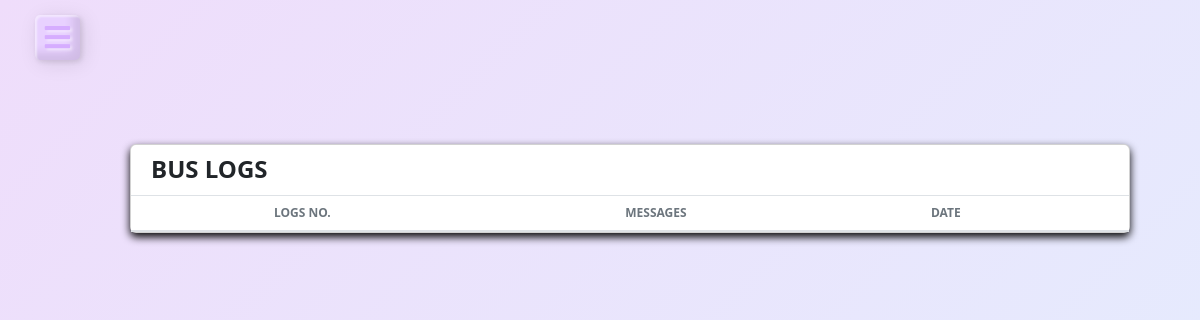
The page /Passenger/buslogs.php on the database as committed earlier.
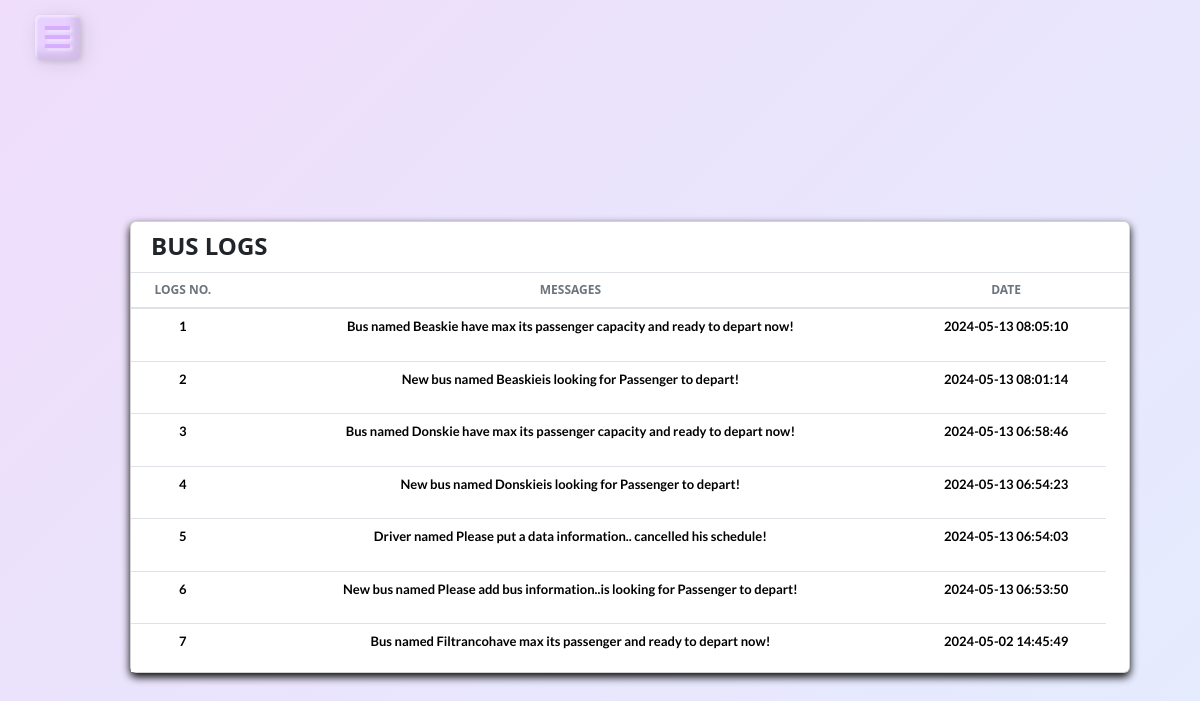
The same page on the database as committed later.
### tables this page shows
CREATE TABLE `logs` (
  `id` int(11) NOT NULL,
  `message` varchar(255) NOT NULL,
  `date` timestamp NOT NULL DEFAULT current_timestamp() ON UPDATE current_timestamp()
);

### Passenger/buslogs.php (the view, shortened to what this page needs)
<?php
     include('../connnection/conn.php');
     include('../includes/PassengerSidebar.php');
?>
<!DOCTYPE html>
<html lang="en">
<head>
    <link rel="stylesheet" href="profile.css">
    <link href="https://stackpath.bootstrapcdn.com/bootstrap/4.5.2/css/bootstrap.min.css" rel="stylesheet">
    <link href="https://cdn.jsdelivr.net/npm/bootstrap@5.3.3/dist/css/bootstrap.min.css" rel="stylesheet">
    <link href='https://unpkg.com/boxicons@2.0.7/css/boxicons.min.css' rel='stylesheet'>
</head>
<body>
    <div class="frame">
        <div class="card">
        <h4 style = "font-weight: bolder; position: absolute; left: 0; margin-left: 20px; margin-top: 10px;">BUS LOGS</h4>
        <div class="table-wrapper" style="max-height: 400px; overflow-y: auto;">
            <table class="table align-items-center mb-0" style = "font-size: 12px;">
                  <thead>
                    <tr>
                      <th class="text-uppercase text-secondary text-xxs font-weight-bolder opacity-7">Logs No.</th>
                      <th class="text-uppercase text-secondary text-xxs font-weight-bolder opacity-7 ps-2">Messages</th>
                      <th class="text-center text-uppercase text-secondary text-xxs font-weight-bolder opacity-7">Date</th>
                      <th class="text-secondary opacity-7"></th>
                    </tr>
                  </thead>
                  <tbody>
                    <?php
                                $sqlfoRAllSchedule = "SELECT * FROM logs ORDER BY id DESC";
                                $query = mysqli_query($conn,$sqlfoRAllSchedule);
                                $count = 1;
                                while($check = mysqli_fetch_assoc($query)){
                    ?>
                    <tr>
                    <td>
                        <p style = "color: black; font-size: 13px; font-weight: bold;"><?php echo $count ?></p>
                      </td>
                      <td>
                        <p style = "color: black; font-size: 13px; font-weight: bold;"><?php echo $check['message'] ?></p>
                      </td>
                      <td>
                        <p style = "color: black; font-size: 13px; font-weight: bold;"><?php echo $check['date'] ?></p>
                      </td>
                    </tr>
                        <?php
                        $count++;
                          }
                            ?>
                  </tbody>
                </table>
            </div>
  </div>
</div>
</body>
</html>

Rows that differ between the two databases and show on the page:
added logs: message "Bus named Beaskie have max its passenger capacity and ready to depart now!", date "2024-05-13 08:05:10"
added logs: message "New bus named Beaskieis looking for Passenger to depart!", date "2024-05-13 08:01:14"
added logs: message "Bus named Donskie have max its passenger capacity and ready to depart now!", date "2024-05-13 06:58:46"
added logs: message "New bus named Donskieis looking for Passenger to depart!", date "2024-05-13 06:54:23"
added logs: message "Driver named Please put a data information.. cancelled his schedule!", date "2024-05-13 06:54:03"
added logs: message "New bus named Please add bus information..is looking for Passenger to depart!", date "2024-05-13 06:53:50"
added logs: message "Bus named Filtrancohave max its passenger and ready to depart now!", date "2024-05-02 14:45:49"
